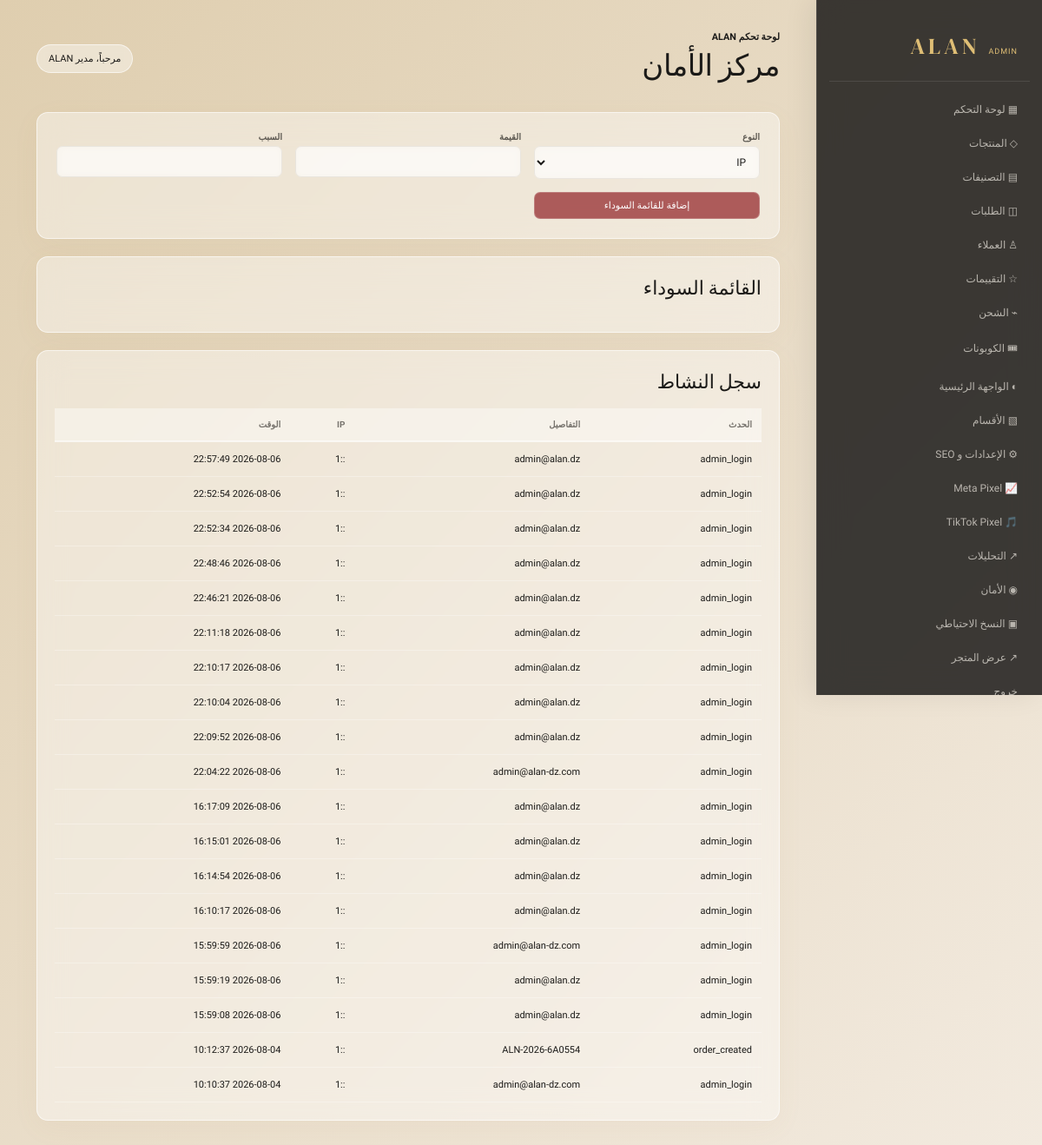
Page /admin/security.php (signed in) on the committed database.
### tables this page shows
CREATE TABLE `activity_logs` (
  `id` bigint(20) NOT NULL AUTO_INCREMENT,
  `event_type` varchar(100) DEFAULT NULL,
  `details` text DEFAULT NULL,
  `ip_address` varchar(64) DEFAULT NULL,
  `user_agent` text DEFAULT NULL,
  `fingerprint` varchar(64) DEFAULT NULL,
  `created_at` timestamp NOT NULL DEFAULT current_timestamp(),
  PRIMARY KEY (`id`)
);

### includes/database.php (called while the page is built, shortened)
<?php
function db(): PDO { static $db; if (!$db) { $db = new PDO('mysql:host='.DB_HOST.';dbname='.DB_NAME.';charset=utf8mb4', DB_USER, DB_PASS, [PDO::ATTR_ERRMODE=>PDO::ERRMODE_EXCEPTION, PDO::ATTR_DEFAULT_FETCH_MODE=>PDO::FETCH_ASSOC]); } return $db; }

### includes/functions.php (called while the page is built, shortened)
<?php
require_once __DIR__ . '/database.php';
function e(?string $v): string { return htmlspecialchars((string)$v, ENT_QUOTES, 'UTF-8'); }

### admin/security.php (the view)
<?php require_once __DIR__.'/../includes/functions.php';require_admin();if($_SERVER['REQUEST_METHOD']==='POST'){check_csrf();if($_POST['action']==='blacklist')db()->prepare('INSERT IGNORE INTO blacklists(type,value,reason) VALUES(?,?,?)')->execute([$_POST['type'],trim($_POST['value']),trim($_POST['reason'])]);elseif($_POST['action']==='remove')db()->prepare('DELETE FROM blacklists WHERE id=?')->execute([(int)$_POST['id']]);header('Location: '.base('admin/security.php'));exit;}$adminTitle='مركز الأمان';$logs=db()->query('SELECT * FROM activity_logs ORDER BY id DESC LIMIT 50')->fetchAll();$black=db()->query('SELECT * FROM blacklists ORDER BY id DESC')->fetchAll();include 'header.php';?><form class="form" method="post"><input type="hidden" name="csrf" value="<?=csrf()?>"><input type="hidden" name="action" value="blacklist"><div><label>النوع</label><select name="type"><option value="ip">IP</option><option value="phone">هاتف</option><option value="device">بصمة جهاز</option></select></div><div><label>القيمة</label><input name="value" required></div><div><label>السبب</label><input name="reason"></div><button class="button red">إضافة للقائمة السوداء</button></form><div class="panel"><h2>القائمة السوداء</h2><table class="table"><?php foreach($black as $b):?><tr><td><?=e($b['type'])?></td><td><?=e($b['value'])?></td><td><?=e($b['reason'])?></td><td><form method="post"><input type="hidden" name="csrf" value="<?=csrf()?>"><input type="hidden" name="action" value="remove"><input type="hidden" name="id" value="<?=$b['id']?>"><button class="button red">حذف</button></form></td></tr><?php endforeach;?></table></div><div class="panel"><h2>سجل النشاط</h2><table class="table"><tr><th>الحدث</th><th>التفاصيل</th><th>IP</th><th>الوقت</th></tr><?php foreach($logs as $l):?><tr><td><?=e($l['event_type'])?></td><td><?=e($l['details'])?></td><td><?=e($l['ip_address'])?></td><td><?=e($l['created_at'])?></td></tr><?php endforeach;?></table></div><?php include 'footer.php';?>

### admin/admin.css (style rules this page uses)
:root { --ink:#1b1a18;--muted:#77736d;--canvas:#f6f5f2;--surface:#fff;--line:#e9e5de;--gold:#a9864b;--red:#a54b4b;--green:#247a57 }
* { box-sizing:border-box }
body { margin:0;background:var(--canvas);color:var(--ink);font:13px Cairo,Arial,sans-serif;display:flex }
.stat,.panel,.form { background:var(--surface);border:1px solid var(--line);box-shadow:0 8px 28px #30281908;border-radius:13px }
.panel { margin-top:20px;padding:20px;overflow:hidden }
.panel h2 { font:22px 'DM Serif Display',serif;margin:0 0 16px }
.table { width:100%;border-collapse:collapse }
.table th,.table td { padding:13px 11px;text-align:right;border-bottom:1px solid #f0eee9;font-size:11px;vertical-align:middle }
.table th { color:#77736d;font-size:10px;font-weight:700;background:#fbfaf8;white-space:nowrap }
.button { border:0;border-radius:7px;background:var(--ink);color:#fff;padding:8px 12px;text-decoration:none;font:11px Cairo;cursor:pointer;display:inline-flex;align-items:center;justify-content:center;gap:5px;transition:.2s }
.button.red { background:var(--red) }
.form { padding:22px;display:grid;grid-template-columns:repeat(3,minmax(0,1fr));gap:15px }
.form label { font-size:10px;font-weight:700;color:#5d5952;display:block }
.form input,.form textarea,.form select { width:100%;padding:10px 11px;border:1px solid #ddd8d0;border-radius:7px;margin-top:5px;font:12px Cairo;background:#fff;color:var(--ink) }
:root { --glass-light: rgba(255, 255, 255, 0.4); --glass-border: rgba(255, 255, 255, 0.6); --glass-dark: rgba(28, 27, 25, 0.85); }
body { background: linear-gradient(-45deg, #f6f5f2, #e9e5de, #f2eadf, #dfceaf); background-size: 300% 300%; animation: liquidBg 15s ease infinite; color: var(--ink); }
.stat, .panel, .form { background: var(--glass-light) !important; backdrop-filter: blur(16px); -webkit-backdrop-filter: blur(16px); border: 1px solid var(--glass-border) !important; box-shadow: 0 8px 32px 0 rgba(169, 134, 75, 0.05) !important; }
h1, h2, h3, .stat b, .admin-main header small { color: var(--ink) !important; }
.search-input, .table-tools select, .form input, .form textarea, .form select { background: rgba(255, 255, 255, 0.5) !important; border: 1px solid var(--line) !important; color: var(--ink) !important; backdrop-filter: blur(4px); }
.table th { background: rgba(255, 255, 255, 0.4) !important; color: var(--muted) !important; border-bottom: 2px solid rgba(255, 255, 255, 0.6) !important; }
.table td { border-bottom: 1px solid rgba(255, 255, 255, 0.3) !important; }
.button { background: rgba(27, 26, 24, 0.85) !important; border: 1px solid rgba(255, 255, 255, 0.2) !important; color: #fff !important; backdrop-filter: blur(4px); }
.button.red { background: rgba(165, 75, 75, 0.9) !important; }

### rows in the picture
activity_logs: event_type "admin_login", details "admin@alan.dz", ip_address "::1", created_at "2026-08-06 22:57:49"
activity_logs: event_type "admin_login", details "admin@alan.dz", ip_address "::1", created_at "2026-08-06 22:52:54"
activity_logs: event_type "admin_login", details "admin@alan.dz", ip_address "::1", created_at "2026-08-06 22:52:34"
activity_logs: event_type "admin_login", details "admin@alan.dz", ip_address "::1", created_at "2026-08-06 22:48:46"
activity_logs: event_type "admin_login", details "admin@alan.dz", ip_address "::1", created_at "2026-08-06 22:46:21"
activity_logs: event_type "admin_login", details "admin@alan.dz", ip_address "::1", created_at "2026-08-06 22:11:18"
activity_logs: event_type "admin_login", details "admin@alan.dz", ip_address "::1", created_at "2026-08-06 22:10:17"
activity_logs: event_type "admin_login", details "admin@alan.dz", ip_address "::1", created_at "2026-08-06 22:10:04"
activity_logs: event_type "admin_login", details "admin@alan.dz", ip_address "::1", created_at "2026-08-06 22:09:52"
activity_logs: event_type "admin_login", details "admin@alan-dz.com", ip_address "::1", created_at "2026-08-06 22:04:22"
activity_logs: event_type "admin_login", details "admin@alan.dz", ip_address "::1", created_at "2026-08-06 16:17:09"
activity_logs: event_type "admin_login", details "admin@alan.dz", ip_address "::1", created_at "2026-08-06 16:15:01"
activity_logs: event_type "admin_login", details "admin@alan.dz", ip_address "::1", created_at "2026-08-06 16:14:54"
activity_logs: event_type "admin_login", details "admin@alan.dz", ip_address "::1", created_at "2026-08-06 16:10:17"
activity_logs: event_type "admin_login", details "admin@alan-dz.com", ip_address "::1", created_at "2026-08-06 15:59:59"
activity_logs: event_type "admin_login", details "admin@alan.dz", ip_address "::1", created_at "2026-08-06 15:59:19"
activity_logs: event_type "admin_login", details "admin@alan.dz", ip_address "::1", created_at "2026-08-06 15:59:08"
activity_logs: event_type "order_created", details "ALN-2026-6A0554", ip_address "::1", created_at "2026-08-04 10:12:37"
activity_logs: event_type "admin_login", details "admin@alan-dz.com", ip_address "::1", created_at "2026-08-04 10:10:37"

### other values in the picture
$adminTitle "مركز الأمان"
$_SESSION['admin_name'] "مدير ALAN"
